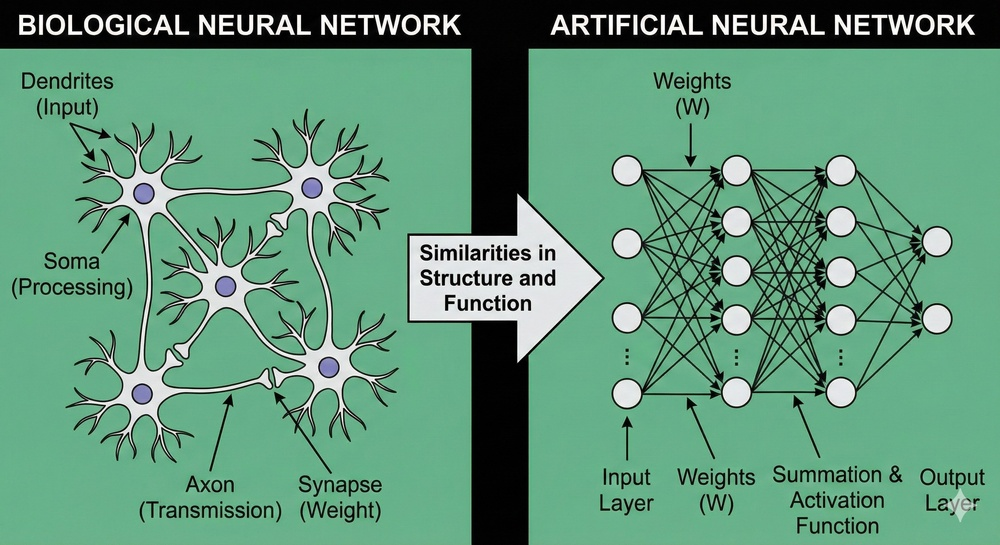
#> input picture Python-Programs/Original_Image.jpg, 1000 x 545 px, shrunk from 2816 x 1536 before the run, found by its file name
$ python Exp-7.py
#> lines starting #> are read from the running program, lines starting #| are printed output that depends on the picture
from PIL import Image, ImageFilter
image = Image.open("original_image.jpg")
#> image is the input picture: PIL image 1000x545 RGB; mean R, G, B 96.8, 150, 122
blurred_image = image.filter(ImageFilter.GaussianBlur(radius=40))
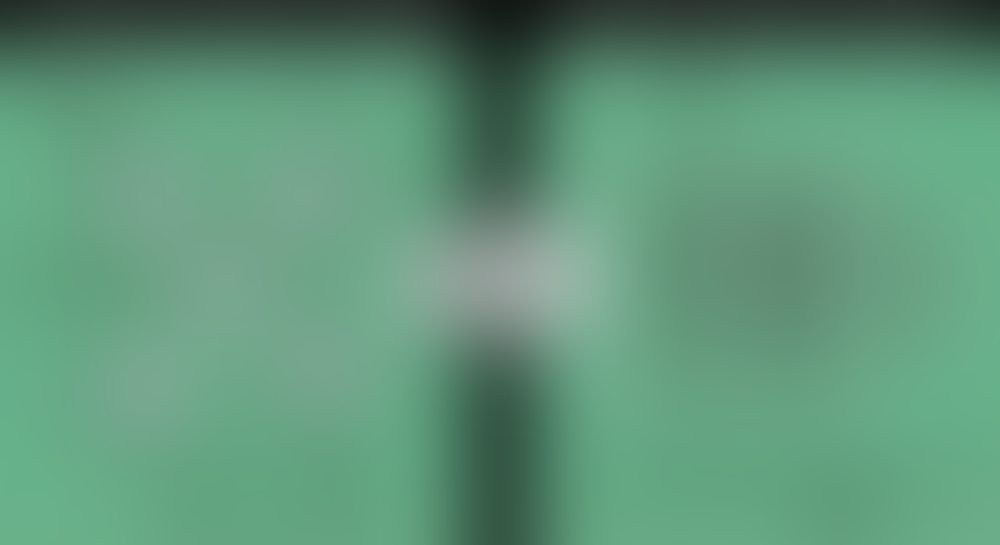
#> blurred_image: PIL image 1000x545 RGB; mean R, G, B 96, 148.9, 121
blurred_image.save("obfuscated_image.jpg")
print("Image obfuscated successfully")
